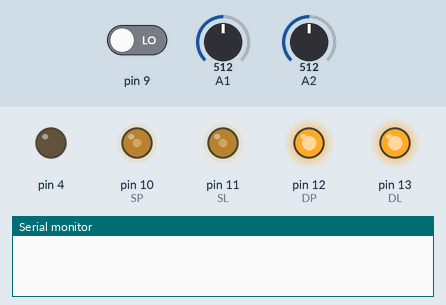
Simulated run of this sketch. Board: Arduino Uno, built with avr-gcc and run on an emulated ATmega328P. On the bench: output pins drawn as LEDs (lit = HIGH), the last lines printed to the serial monitor. The inputs (shaded band) are chosen by the test bench; at power-on: A1 = 512, pin 9 LOW, A2 = 512.

Above: at 1.4 s.
1.5 s: A1 set to 586
3.0 s: A1 set to 612
At 3.8 s:
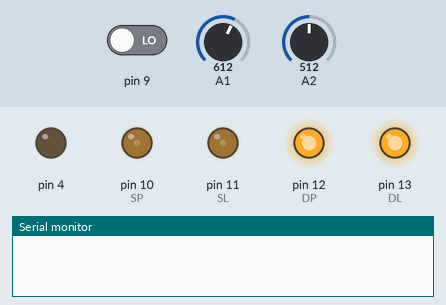
At 5.7 s:
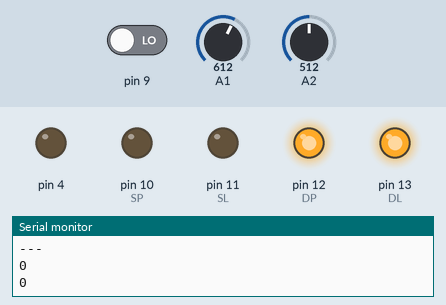
Timing chart, 0 to 7.2 s (numbered marks = the images above; inputs shaded):
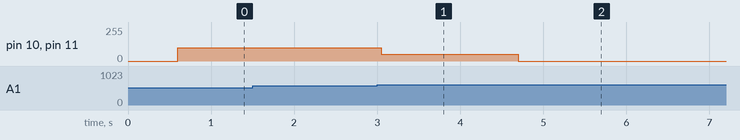

The sketch:

star_kat_1234.ino
```cpp
#define SL     11
#define DL     13
#define SP     10
#define DP     12
//#define ZM      4

byte mas[] = {0, 0, 0, 0, 0, 0, 0, 0, 0};
//byte mas[] = {0, 1, 0, 0, 0, 1, 1, 0, 0};
byte x = 0;
byte y = 0;
/*
void setup() {
  pinMode(DL, OUTPUT);
  pinMode(DP, OUTPUT);
  pinMode(ZUM, OUTPUT);
  Serial.begin (9600);
  //----------------------------------
  while ((digitalRead(9)) == 1) { delay(10); }
  ZUM();
  delay (600);
  linia();
  linia();
  strich_cod();
  linia(); // если потребуется доехать до а3
  while (x > 0) {
    linia();
    x--;
  }
  if (y > 3) {
    p();
  }
  if (y < 3) {
    l();
  }
  while (y > 0) {
    linia();
    y--;
  }
  ZUM();
  delay (2000);
  ZUM();
  x = mas[7] - 1;
  y = mas[8] - 1;
  l();
  l();
  while (y > 0) {
    linia();
    y--;
  }
  y = mas[8] - 1;
  if (y > 3) {
    p();
  }
  if (y < 3) {
    l();
  }
  while (x > 0) {
    linia();
    x--;
  }
  // на а3
  linia();
  delay (1100);   // время на преодаление штрих-кода
  linia();
  linia();
  digitalWrite(DL, LOW );
  analogWrite(SL, 100);
  digitalWrite(DP, LOW );
  analogWrite(SP, 100);
  delay (200)    //  время чтобы точно встать в квадрат от его задней стенки
  digitalWrite(DL, HIGH );
  analogWrite(SL, 0);
  digitalWrite(DP, HIGH );
  analogWrite(SP, 0);
}
*/

void setup() {
  pinMode(DL, OUTPUT);
  pinMode(DP, OUTPUT);
  pinMode(4, OUTPUT);
  Serial.begin (9600);
  while ((digitalRead(9)) == 1) { delay(10); }
  //ZUM();
  delay (600);
  linia();
  strich_cod();
  /*digitalWrite(DL, HIGH );
  analogWrite(SL, 65);
  digitalWrite(DP, HIGH );
  analogWrite(SP, 65);*/
  Serial.println (mas[0]);
  Serial.println (mas[1]);
  Serial.println (mas[2]);
  Serial.println (mas[3]);
  Serial.println (mas[4]);
  Serial.println (mas[5]);
  Serial.println (mas[6]);
  Serial.println ("---");
  Serial.println (mas[7]);
  Serial.println (mas[8]);
}

void loop() {
  //Serial.println (digitalRead(9));
  //delay(100);
}

void l() {
  digitalWrite(DL, LOW );
  analogWrite(SL, 100);
  digitalWrite(DP, HIGH );
  analogWrite(SP, 100);
  while ((analogRead(A1)) < 600) { }
  while ((analogRead(A1)) > 600) { }
  while ((analogRead(A1)) < 600) { }
  digitalWrite(DL, HIGH );
  analogWrite(SL, 0);
  digitalWrite(DP, HIGH );
  analogWrite(SP, 0);
}

void P() {
  digitalWrite(DL, HIGH );
  analogWrite(SL, 100);
  digitalWrite(DP, LOW );
  analogWrite(SP, 100);
  while ((analogRead(A2)) < 600) { }
  while ((analogRead(A2)) > 600) { }
  while ((analogRead(A2)) < 600) { }
  digitalWrite(DL, HIGH );
  analogWrite(SL, 0);
  digitalWrite(DP, HIGH );
  analogWrite(SP, 0);
}

void ZUM() {
  digitalWrite (4, HIGH);
  delay (100);
  digitalWrite (4, LOW);
  delay (100);
  digitalWrite (4, HIGH);
  delay (100);
  digitalWrite (4, LOW);
  delay (100);
}

void strich_cod() {
  digitalWrite(DL, HIGH );
  analogWrite(SL, 50);
  digitalWrite(DP, HIGH );
  analogWrite(SP, 50);
  while (((analogRead(A1)) > 600) && ((analogRead(A2)) > 600)) { }
  delay (150);
  while (x < 7) {
    if ((analogRead(A1)) < 600) {
      mas[x] = 1;
    }
    delay (200);
    x++;
  }
  x = 0;
  delay (100);
  digitalWrite(DL, HIGH );
  analogWrite(SL, 0);
  digitalWrite(DP, HIGH );
  analogWrite(SP, 0);
  // черная линия, а потом 7-бит
  // проехать вперед и считать код, записать в массив mas[]
  y = (mas[0]*64)+(mas[1]*32)+(mas[2]*16)+(mas[3]*8)+(mas[4]*4)+(mas[5]*2)+(mas[6]*1);
  while (y >= 10) {
    y = y - 10;
    x = x + 1;
  }
  mas[7] = x;
  mas[8] = y;
  x = x - 1;
  y = y - 1;
}

void linia() {
  while (((analogRead(A1)) > 600) || ((analogRead(A2)) > 600)) {
    if (((analogRead(A1)) > 600) && ((analogRead(A2)) > 600)) {
      digitalWrite(DL, HIGH );
      analogWrite(SL, 100);
      digitalWrite(DP, HIGH );
      analogWrite(SP, 100);
    }
    if (((analogRead(A1)) < 600) && ((analogRead(A2)) > 600)) {
      digitalWrite(DL, LOW );
      analogWrite(SL, 100);
      digitalWrite(DP, HIGH );
      analogWrite(SP, 100);
    }
    if (((analogRead(A1)) > 600) && ((analogRead(A2)) < 600)) {
      digitalWrite(DL, HIGH );
      analogWrite(SL, 100);
      digitalWrite(DP, LOW );
      analogWrite(SP, 100);
    }
  }
  while (((analogRead(A1)) < 600) && ((analogRead(A2)) < 600)) {
    digitalWrite(DL, HIGH );
    analogWrite(SL, 100);
    digitalWrite(DP, HIGH );
    analogWrite(SP, 100);
  }
  delay(50);
  digitalWrite(DL, HIGH );
  analogWrite(SL, 0);
  digitalWrite(DP, HIGH );
  analogWrite(SP, 0);
}
```

Measured:
- the behaviour switches between 599 and 600 on A1 (found by bisection; images 0 and 1)
- after the input at 1.5 s, every drawn part: stays the same
- after the input at 3.0 s, pin 10 (SP), pin 11 (SL): 100/255 → 50/255 after 0.05 s, → 0/255 1.7 s later
